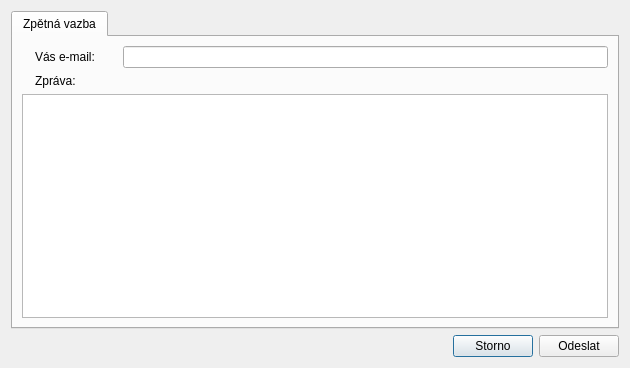
<?xml version="1.0" encoding="UTF-8"?>
<ui version="4.0">
 <class>FeedbackDialog</class>
 <widget class="QDialog" name="FeedbackDialog">
  <property name="windowModality">
   <enum>Qt::ApplicationModal</enum>
  </property>
  <property name="geometry">
   <rect>
    <x>0</x>
    <y>0</y>
    <width>630</width>
    <height>368</height>
   </rect>
  </property>
  <property name="windowTitle">
   <string>Zpětná vazba</string>
  </property>
  <property name="windowIcon">
   <iconset resource="../../res/resources.qrc">
    <normaloff>:/icons/16/Feedback_16px.png</normaloff>:/icons/16/Feedback_16px.png</iconset>
  </property>
  <layout class="QVBoxLayout" name="verticalLayout">
   <item>
    <widget class="QTabWidget" name="tabWidget">
     <widget class="QWidget" name="tab_2">
      <attribute name="icon">
       <iconset resource="../../res/resources.qrc">
        <normaloff>:/icons/16/Feedback_16px.png</normaloff>:/icons/16/Feedback_16px.png</iconset>
      </attribute>
      <attribute name="title">
       <string>Zpětná vazba</string>
      </attribute>
      <layout class="QGridLayout" name="gridLayout">
       <item row="0" column="0">
        <widget class="QLabel" name="label">
         <property name="pixmap">
          <pixmap resource="../../res/resources.qrc">:/icons/16/Email_16px.png</pixmap>
         </property>
        </widget>
       </item>
       <item row="0" column="1">
        <widget class="QLabel" name="label_2">
         <property name="text">
          <string>Vás e-mail:</string>
         </property>
        </widget>
       </item>
       <item row="0" column="2">
        <spacer name="horizontalSpacer_2">
         <property name="orientation">
          <enum>Qt::Horizontal</enum>
         </property>
         <property name="sizeType">
          <enum>QSizePolicy::Fixed</enum>
         </property>
         <property name="sizeHint" stdset="0">
          <size>
           <width>16</width>
           <height>8</height>
          </size>
         </property>
        </spacer>
       </item>
       <item row="0" column="3">
        <widget class="QLineEdit" name="lnEmail"/>
       </item>
       <item row="1" column="0">
        <widget class="QLabel" name="label_7">
         <property name="pixmap">
          <pixmap resource="../../res/resources.qrc">:/icons/16/Comments_16px.png</pixmap>
         </property>
        </widget>
       </item>
       <item row="1" column="1" colspan="3">
        <widget class="QLabel" name="label_8">
         <property name="text">
          <string>Zpráva:</string>
         </property>
        </widget>
       </item>
       <item row="2" column="0" colspan="4">
        <widget class="QTextEdit" name="teMessage">
         <property name="font">
          <font>
           <pointsize>10</pointsize>
          </font>
         </property>
         <property name="acceptRichText">
          <bool>false</bool>
         </property>
        </widget>
       </item>
      </layout>
     </widget>
    </widget>
   </item>
   <item>
    <layout class="QHBoxLayout" name="horizontalLayout">
     <item>
      <spacer name="horizontalSpacer">
       <property name="orientation">
        <enum>Qt::Horizontal</enum>
       </property>
       <property name="sizeHint" stdset="0">
        <size>
         <width>40</width>
         <height>20</height>
        </size>
       </property>
      </spacer>
     </item>
     <item>
      <widget class="QPushButton" name="btnCancel">
       <property name="text">
        <string>Storno</string>
       </property>
       <property name="icon">
        <iconset resource="../../res/resources.qrc">
         <normaloff>:/icons/16/Delete_16px.png</normaloff>:/icons/16/Delete_16px.png</iconset>
       </property>
       <property name="default">
        <bool>false</bool>
       </property>
      </widget>
     </item>
     <item>
      <widget class="QPushButton" name="btnSend">
       <property name="text">
        <string>Odeslat</string>
       </property>
       <property name="icon">
        <iconset resource="../../res/resources.qrc">
         <normaloff>:/icons/16/Feedback_16px.png</normaloff>:/icons/16/Feedback_16px.png</iconset>
       </property>
       <property name="default">
        <bool>false</bool>
       </property>
      </widget>
     </item>
    </layout>
   </item>
  </layout>
 </widget>
 <tabstops>
  <tabstop>tabWidget</tabstop>
  <tabstop>lnEmail</tabstop>
  <tabstop>teMessage</tabstop>
  <tabstop>btnSend</tabstop>
  <tabstop>btnCancel</tabstop>
 </tabstops>
 <resources>
  <include location="../../res/resources.qrc"/>
 </resources>
 <connections/>
</ui>
